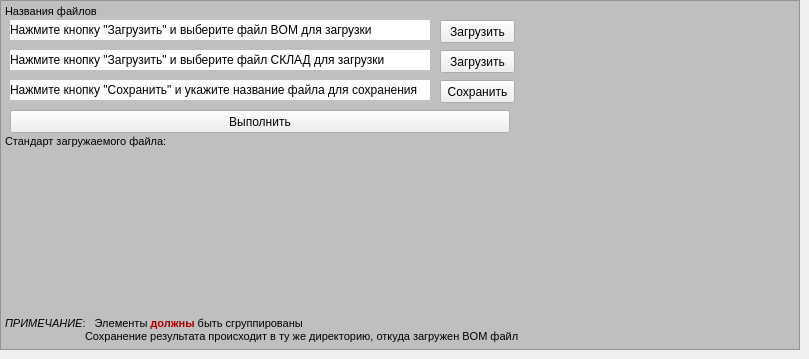
    <widget class="QWidget" name="store">
     <attribute name="title">
      <string>Поиск на складе</string>
     </attribute>
     <widget class="QLabel" name="saved_file_name_store">
      <property name="geometry">
       <rect>
        <x>10</x>
        <y>80</y>
        <width>420</width>
        <height>20</height>
       </rect>
      </property>
      <property name="styleSheet">
       <string notr="true">background-color: rgb(255, 255, 255);</string>
      </property>
      <property name="text">
       <string>Нажмите кнопку &quot;Сохранить&quot; и укажите название файла для сохранения</string>
      </property>
     </widget>
     <widget class="QPushButton" name="btn_result_store">
      <property name="geometry">
       <rect>
        <x>10</x>
        <y>110</y>
        <width>500</width>
        <height>23</height>
       </rect>
      </property>
      <property name="text">
       <string>Выполнить</string>
      </property>
     </widget>
     <widget class="QPushButton" name="btn_upload_bom_store">
      <property name="geometry">
       <rect>
        <x>440</x>
        <y>20</y>
        <width>75</width>
        <height>23</height>
       </rect>
      </property>
      <property name="text">
       <string>Загрузить</string>
      </property>
     </widget>
     <widget class="QPushButton" name="btn_save_store">
      <property name="geometry">
       <rect>
        <x>440</x>
        <y>80</y>
        <width>75</width>
        <height>23</height>
       </rect>
      </property>
      <property name="text">
       <string>Сохранить</string>
      </property>
     </widget>
     <widget class="QTextBrowser" name="text_browser_store">
      <property name="geometry">
       <rect>
        <x>0</x>
        <y>0</y>
        <width>800</width>
        <height>350</height>
       </rect>
      </property>
      <property name="styleSheet">
       <string notr="true">background-color: rgb(191, 191, 191);</string>
      </property>
      <property name="html">
       <string>&lt;!DOCTYPE HTML PUBLIC &quot;-//W3C//DTD HTML 4.0//EN&quot; &quot;http://www.w3.org/TR/REC-html40/strict.dtd&quot;&gt;
&lt;html&gt;&lt;head&gt;&lt;meta name=&quot;qrichtext&quot; content=&quot;1&quot; /&gt;&lt;style type=&quot;text/css&quot;&gt;
p, li { white-space: pre-wrap; }
&lt;/style&gt;&lt;/head&gt;&lt;body style=&quot; font-family:'MS Shell Dlg 2'; font-size:8.25pt; font-weight:400; font-style:normal;&quot;&gt;
&lt;p style=&quot; margin-top:0px; margin-bottom:0px; margin-left:0px; margin-right:0px; -qt-block-indent:0; text-indent:0px;&quot;&gt;Названия файлов&lt;/p&gt;
&lt;p style=&quot;-qt-paragraph-type:empty; margin-top:0px; margin-bottom:0px; margin-left:0px; margin-right:0px; -qt-block-indent:0; text-indent:0px;&quot;&gt;&lt;br /&gt;&lt;/p&gt;
&lt;p style=&quot;-qt-paragraph-type:empty; margin-top:0px; margin-bottom:0px; margin-left:0px; margin-right:0px; -qt-block-indent:0; text-indent:0px;&quot;&gt;&lt;br /&gt;&lt;/p&gt;
&lt;p style=&quot;-qt-paragraph-type:empty; margin-top:0px; margin-bottom:0px; margin-left:0px; margin-right:0px; -qt-block-indent:0; text-indent:0px;&quot;&gt;&lt;br /&gt;&lt;/p&gt;
&lt;p style=&quot;-qt-paragraph-type:empty; margin-top:0px; margin-bottom:0px; margin-left:0px; margin-right:0px; -qt-block-indent:0; text-indent:0px;&quot;&gt;&lt;br /&gt;&lt;/p&gt;
&lt;p style=&quot;-qt-paragraph-type:empty; margin-top:0px; margin-bottom:0px; margin-left:0px; margin-right:0px; -qt-block-indent:0; text-indent:0px;&quot;&gt;&lt;br /&gt;&lt;/p&gt;
&lt;p style=&quot;-qt-paragraph-type:empty; margin-top:0px; margin-bottom:0px; margin-left:0px; margin-right:0px; -qt-block-indent:0; text-indent:0px;&quot;&gt;&lt;br /&gt;&lt;/p&gt;
&lt;p style=&quot;-qt-paragraph-type:empty; margin-top:0px; margin-bottom:0px; margin-left:0px; margin-right:0px; -qt-block-indent:0; text-indent:0px;&quot;&gt;&lt;br /&gt;&lt;/p&gt;
&lt;p style=&quot;-qt-paragraph-type:empty; margin-top:0px; margin-bottom:0px; margin-left:0px; margin-right:0px; -qt-block-indent:0; text-indent:0px;&quot;&gt;&lt;br /&gt;&lt;/p&gt;
&lt;p style=&quot;-qt-paragraph-type:empty; margin-top:0px; margin-bottom:0px; margin-left:0px; margin-right:0px; -qt-block-indent:0; text-indent:0px;&quot;&gt;&lt;br /&gt;&lt;/p&gt;
&lt;p style=&quot; margin-top:0px; margin-bottom:0px; margin-left:0px; margin-right:0px; -qt-block-indent:0; text-indent:0px;&quot;&gt;Стандарт загружаемого файла:&lt;/p&gt;
&lt;p style=&quot;-qt-paragraph-type:empty; margin-top:0px; margin-bottom:0px; margin-left:0px; margin-right:0px; -qt-block-indent:0; text-indent:0px;&quot;&gt;&lt;br /&gt;&lt;/p&gt;
&lt;p style=&quot;-qt-paragraph-type:empty; margin-top:0px; margin-bottom:0px; margin-left:0px; margin-right:0px; -qt-block-indent:0; text-indent:0px;&quot;&gt;&lt;br /&gt;&lt;/p&gt;
&lt;p style=&quot;-qt-paragraph-type:empty; margin-top:0px; margin-bottom:0px; margin-left:0px; margin-right:0px; -qt-block-indent:0; text-indent:0px;&quot;&gt;&lt;br /&gt;&lt;/p&gt;
&lt;p style=&quot;-qt-paragraph-type:empty; margin-top:0px; margin-bottom:0px; margin-left:0px; margin-right:0px; -qt-block-indent:0; text-indent:0px;&quot;&gt;&lt;br /&gt;&lt;/p&gt;
&lt;p style=&quot;-qt-paragraph-type:empty; margin-top:0px; margin-bottom:0px; margin-left:0px; margin-right:0px; -qt-block-indent:0; text-indent:0px;&quot;&gt;&lt;br /&gt;&lt;/p&gt;
&lt;p style=&quot;-qt-paragraph-type:empty; margin-top:0px; margin-bottom:0px; margin-left:0px; margin-right:0px; -qt-block-indent:0; text-indent:0px;&quot;&gt;&lt;br /&gt;&lt;/p&gt;
&lt;p style=&quot;-qt-paragraph-type:empty; margin-top:0px; margin-bottom:0px; margin-left:0px; margin-right:0px; -qt-block-indent:0; text-indent:0px;&quot;&gt;&lt;br /&gt;&lt;/p&gt;
&lt;p style=&quot;-qt-paragraph-type:empty; margin-top:0px; margin-bottom:0px; margin-left:0px; margin-right:0px; -qt-block-indent:0; text-indent:0px;&quot;&gt;&lt;br /&gt;&lt;/p&gt;
&lt;p style=&quot;-qt-paragraph-type:empty; margin-top:0px; margin-bottom:0px; margin-left:0px; margin-right:0px; -qt-block-indent:0; text-indent:0px;&quot;&gt;&lt;br /&gt;&lt;/p&gt;
&lt;p style=&quot;-qt-paragraph-type:empty; margin-top:0px; margin-bottom:0px; margin-left:0px; margin-right:0px; -qt-block-indent:0; text-indent:0px;&quot;&gt;&lt;br /&gt;&lt;/p&gt;
&lt;p style=&quot;-qt-paragraph-type:empty; margin-top:0px; margin-bottom:0px; margin-left:0px; margin-right:0px; -qt-block-indent:0; text-indent:0px;&quot;&gt;&lt;br /&gt;&lt;/p&gt;
&lt;p style=&quot;-qt-paragraph-type:empty; margin-top:0px; margin-bottom:0px; margin-left:0px; margin-right:0px; -qt-block-indent:0; text-indent:0px;&quot;&gt;&lt;br /&gt;&lt;/p&gt;
&lt;p style=&quot;-qt-paragraph-type:empty; margin-top:0px; margin-bottom:0px; margin-left:0px; margin-right:0px; -qt-block-indent:0; text-indent:0px;&quot;&gt;&lt;br /&gt;&lt;/p&gt;
&lt;p style=&quot; margin-top:0px; margin-bottom:0px; margin-left:0px; margin-right:0px; -qt-block-indent:0; text-indent:0px;&quot;&gt;&lt;span style=&quot; font-style:italic;&quot;&gt;ПРИМЕЧАНИЕ&lt;/span&gt;:   Элементы &lt;span style=&quot; font-weight:600; color:#aa0000;&quot;&gt;должны&lt;/span&gt; быть сгруппированы&lt;/p&gt;
&lt;p style=&quot; margin-top:0px; margin-bottom:0px; margin-left:0px; margin-right:0px; -qt-block-indent:0; text-indent:0px;&quot;&gt;	Сохранение результата происходит в ту же директорию, откуда загружен BOM файл&lt;/p&gt;&lt;/body&gt;&lt;/html&gt;</string>
      </property>
     </widget>
     <widget class="QLabel" name="label_excel_store">
      <property name="geometry">
       <rect>
        <x>0</x>
        <y>150</y>
        <width>800</width>
        <height>150</height>
       </rect>
      </property>
      <property name="text">
       <string/>
      </property>
      <property name="pixmap">
       <pixmap>screen_02.JPG</pixmap>
      </property>
      <property name="scaledContents">
       <bool>true</bool>
      </property>
     </widget>
     <widget class="QLabel" name="label_igf_store">
      <property name="geometry">
       <rect>
        <x>530</x>
        <y>0</y>
        <width>260</width>
        <height>130</height>
       </rect>
      </property>
      <property name="text">
       <string/>
      </property>
      <property name="pixmap">
       <pixmap>igf_grey.jpg</pixmap>
      </property>
      <property name="scaledContents">
       <bool>true</bool>
      </property>
     </widget>
     <widget class="QLabel" name="opened_file_name_bom_store">
      <property name="geometry">
       <rect>
        <x>10</x>
        <y>20</y>
        <width>420</width>
        <height>20</height>
       </rect>
      </property>
      <property name="styleSheet">
       <string notr="true">background-color: rgb(255, 255, 255);</string>
      </property>
      <property name="text">
       <string>Нажмите кнопку &quot;Загрузить&quot; и выберите файл BOM для загрузки</string>
      </property>
     </widget>
     <widget class="QPushButton" name="btn_upload_store">
      <property name="geometry">
       <rect>
        <x>440</x>
        <y>50</y>
        <width>75</width>
        <height>23</height>
       </rect>
      </property>
      <property name="text">
       <string>Загрузить</string>
      </property>
     </widget>
     <widget class="QLabel" name="opened_file_name_store">
      <property name="geometry">
       <rect>
        <x>10</x>
        <y>50</y>
        <width>420</width>
        <height>20</height>
       </rect>
      </property>
      <property name="styleSheet">
       <string notr="true">background-color: rgb(255, 255, 255);</string>
      </property>
      <property name="text">
       <string>Нажмите кнопку &quot;Загрузить&quot; и выберите файл СКЛАД для загрузки</string>
      </property>
     </widget>
     <zorder>text_browser_store</zorder>
     <zorder>btn_save_store</zorder>
     <zorder>opened_file_name_bom_store</zorder>
     <zorder>label_excel_store</zorder>
     <zorder>btn_upload_bom_store</zorder>
     <zorder>saved_file_name_store</zorder>
     <zorder>label_igf_store</zorder>
     <zorder>btn_result_store</zorder>
     <zorder>btn_upload_store</zorder>
     <zorder>opened_file_name_store</zorder>
    </widget>
